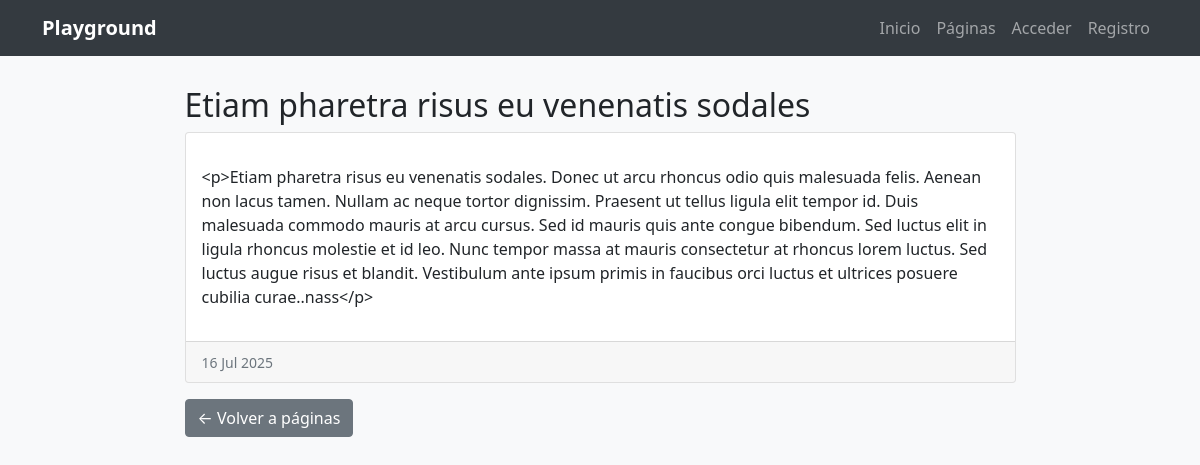
Screenshot of /pages/3/ with the database file from the repository.
### pages/models.py (models this page shows, shortened)
class Page(models.Model):
    title = models.CharField(max_length=200, verbose_name="Título")
    content = RichTextField(verbose_name="Contenido")
    order = models.SmallIntegerField(verbose_name="Orden", default=0)
    created = models.DateTimeField(auto_now_add=True, verbose_name="Fecha de creación")
    updated = models.DateTimeField(auto_now=True, verbose_name="Fecha de edición")
    class Meta:
        verbose_name = "página"
        verbose_name_plural = "páginas"
        ordering = ['order', 'title']

### pages/templates/pages/page_detail.html (shortened to what this page needs)
{% extends 'core/base.html' %}
{% block content %}
<div class="container" style="margin-top: 30px;">
    <div class="row">
        <div class="col-md-9 mx-auto">
            <h2>{{ page.title }}</h2>
            <div class="card">
                <div class="card-body">
                    <p>{{ page.content|linebreaks }}</p>
                </div>
                <div class="card-footer text-muted">
                    <small>{{ page.created|date:"d M Y" }}</small>
                </div>
            </div>
            <div class="mt-3">
                <a href="{% url 'pages' %}" class="btn btn-secondary">← Volver a páginas</a>
            </div>
        </div>
    </div>
</div>
{% endblock %}

### core/templates/core/base.html (style rules this page uses)
body { background-color: #f8f9fa; }

### rows the page displays
Page: title "Etiam pharetra risus eu venenatis sodales", content "<p>Etiam pharetra risus eu venenatis sodales. Donec ut arcu rhoncus odio quis malesuada felis. Aenean non lacus tamen. Nullam ac neque tortor dignissim. Praesent ut tellus ligula elit tempor id. Duis malesuada commodo mauris at arcu cursus. Sed id mauris quis ante congue bibendum. Sed luctus elit in ligula rhoncus molestie et id leo. Nunc tempor massa at mauris consectetur at rhoncus lorem luctus. Sed luctus augue risus et blandit. Vestibulum ante ipsum primis in faucibus orci luctus et ultrices posuere cubilia curae..nass</p>", created "16 Jul 2025"
